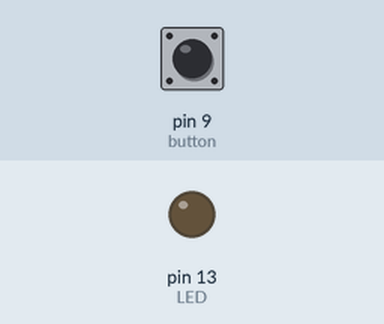
This sketch was run on a simulated Arduino Uno, built with avr-gcc and run on an emulated ATmega328P. Shown: output pins drawn as LEDs (lit = HIGH). The test bench sets the inputs (shaded band); at power-on: pin 9 (button) LOW.

Above: at 1.2 s.
1.3 s: pin 9 (button) pulled HIGH for 0.15 s
At 1.37 s:
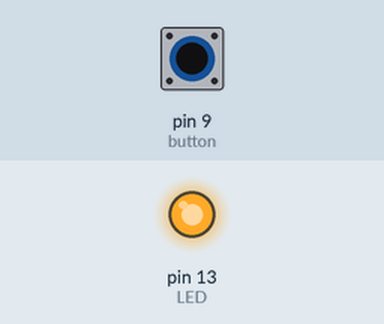
2.9 s: pin 9 (button) pulled HIGH for 3.2 s
At 7.1 s:
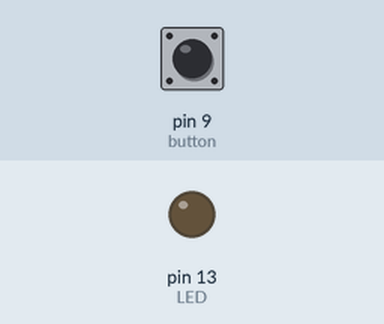
Timing chart, 0 to 8.6 s (numbered marks = the images above; inputs shaded):
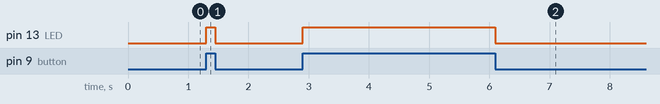

The sketch:

1.ino
```cpp
int button = 9;
int LED = 13;
void setup() {
  // put your setup code here, to run once:
  pinMode(button, INPUT);
  pinMode(LED, OUTPUT);
}

void loop() {
  // put your main code here, to run repeatedly:
  if (digitalRead(button) == HIGH)
    digitalWrite(LED, HIGH);
  else
    digitalWrite(LED, LOW);
}
```

Measured:
- after the input at 1.3 s, pin 13 (LED): LOW → HIGH at once, → LOW 0.15 s later
- after the input at 2.9 s, pin 13 (LED): LOW → HIGH at once, → LOW 3.2 s later
